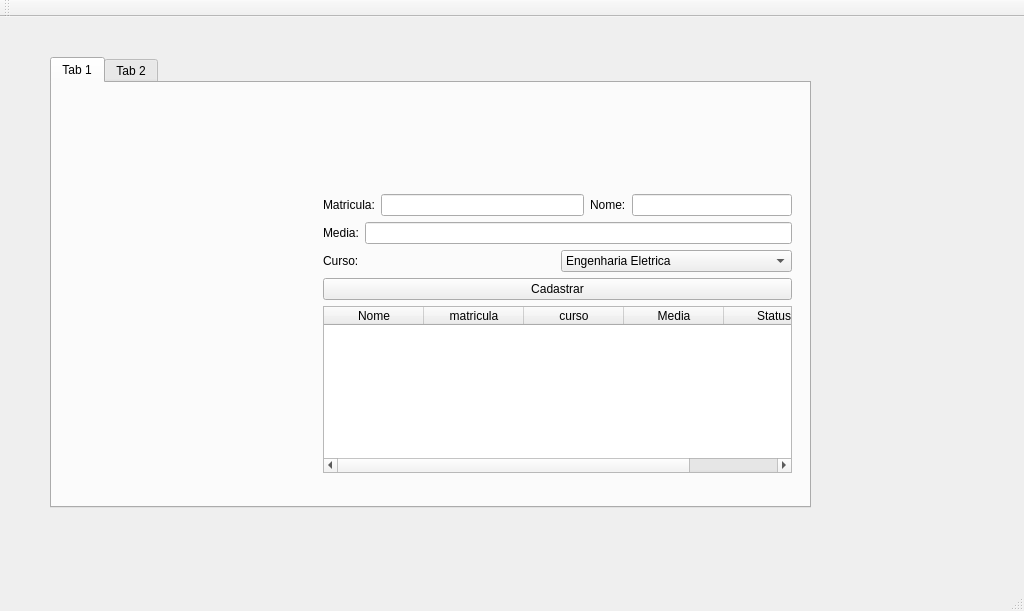
<?xml version="1.0" encoding="UTF-8"?>
<ui version="4.0">
 <class>MainWindow</class>
 <widget class="QMainWindow" name="MainWindow">
  <property name="geometry">
   <rect>
    <x>0</x>
    <y>0</y>
    <width>1024</width>
    <height>611</height>
   </rect>
  </property>
  <property name="windowTitle">
   <string>MainWindow</string>
  </property>
  <widget class="QWidget" name="centralWidget">
   <widget class="QTabWidget" name="Cadastro">
    <property name="geometry">
     <rect>
      <x>50</x>
      <y>40</y>
      <width>761</width>
      <height>451</height>
     </rect>
    </property>
    <property name="currentIndex">
     <number>0</number>
    </property>
    <widget class="QWidget" name="tab_3">
     <attribute name="title">
      <string>Tab 1</string>
     </attribute>
     <widget class="QWidget" name="">
      <property name="geometry">
       <rect>
        <x>260</x>
        <y>100</y>
        <width>491</width>
        <height>301</height>
       </rect>
      </property>
      <layout class="QVBoxLayout" name="verticalLayout_5">
       <item>
        <layout class="QVBoxLayout" name="verticalLayout_4">
         <item>
          <layout class="QVBoxLayout" name="verticalLayout_2">
           <item>
            <layout class="QVBoxLayout" name="verticalLayout">
             <item>
              <layout class="QHBoxLayout" name="horizontalLayout_2">
               <item>
                <widget class="QLabel" name="label_2">
                 <property name="text">
                  <string>Matricula:</string>
                 </property>
                </widget>
               </item>
               <item>
                <widget class="QLineEdit" name="inputMatricula"/>
               </item>
               <item>
                <layout class="QHBoxLayout" name="horizontalLayout">
                 <item>
                  <widget class="QLabel" name="n">
                   <property name="text">
                    <string>Nome:</string>
                   </property>
                  </widget>
                 </item>
                 <item>
                  <widget class="QLineEdit" name="inputNome"/>
                 </item>
                </layout>
               </item>
              </layout>
             </item>
             <item>
              <layout class="QHBoxLayout" name="horizontalLayout_4">
               <item>
                <widget class="QLabel" name="label_3">
                 <property name="text">
                  <string>Media:</string>
                 </property>
                </widget>
               </item>
               <item>
                <widget class="QLineEdit" name="inputMedia"/>
               </item>
              </layout>
             </item>
             <item>
              <layout class="QHBoxLayout" name="horizontalLayout_3">
               <item>
                <widget class="QLabel" name="label_4">
                 <property name="text">
                  <string>Curso:</string>
                 </property>
                </widget>
               </item>
               <item>
                <widget class="QComboBox" name="inputCurso">
                 <item>
                  <property name="text">
                   <string>Engenharia Eletrica</string>
                  </property>
                 </item>
                 <item>
                  <property name="text">
                   <string>Administração</string>
                  </property>
                 </item>
                 <item>
                  <property name="text">
                   <string>Sistemas para Internet</string>
                  </property>
                 </item>
                </widget>
               </item>
              </layout>
             </item>
            </layout>
           </item>
          </layout>
         </item>
         <item>
          <layout class="QVBoxLayout" name="verticalLayout_3">
           <item>
            <widget class="QPushButton" name="pushButton">
             <property name="text">
              <string>Cadastrar</string>
             </property>
            </widget>
           </item>
          </layout>
         </item>
        </layout>
       </item>
       <item>
        <widget class="QTableWidget" name="tabela">
         <column>
          <property name="text">
           <string>Nome</string>
          </property>
         </column>
         <column>
          <property name="text">
           <string>matricula</string>
          </property>
         </column>
         <column>
          <property name="text">
           <string>curso</string>
          </property>
         </column>
         <column>
          <property name="text">
           <string>Media</string>
          </property>
         </column>
         <column>
          <property name="text">
           <string>Status</string>
          </property>
         </column>
        </widget>
       </item>
      </layout>
     </widget>
    </widget>
    <widget class="QWidget" name="tab_4">
     <attribute name="title">
      <string>Tab 2</string>
     </attribute>
    </widget>
   </widget>
   <zorder>n</zorder>
   <zorder>inputNome</zorder>
   <zorder>label_2</zorder>
   <zorder>inputMatricula</zorder>
   <zorder>label_3</zorder>
   <zorder>inputMedia</zorder>
   <zorder>label_4</zorder>
   <zorder>inputCurso</zorder>
   <zorder></zorder>
   <zorder>pushButton</zorder>
   <zorder>Cadastro</zorder>
   <zorder>tabela</zorder>
   <zorder></zorder>
   <zorder></zorder>
   <zorder></zorder>
  </widget>
  <widget class="QMenuBar" name="menuBar">
   <property name="geometry">
    <rect>
     <x>0</x>
     <y>0</y>
     <width>1024</width>
     <height>25</height>
    </rect>
   </property>
  </widget>
  <widget class="QToolBar" name="mainToolBar">
   <attribute name="toolBarArea">
    <enum>TopToolBarArea</enum>
   </attribute>
   <attribute name="toolBarBreak">
    <bool>false</bool>
   </attribute>
  </widget>
  <widget class="QStatusBar" name="statusBar"/>
 </widget>
 <layoutdefault spacing="6" margin="11"/>
 <resources/>
 <connections/>
</ui>
